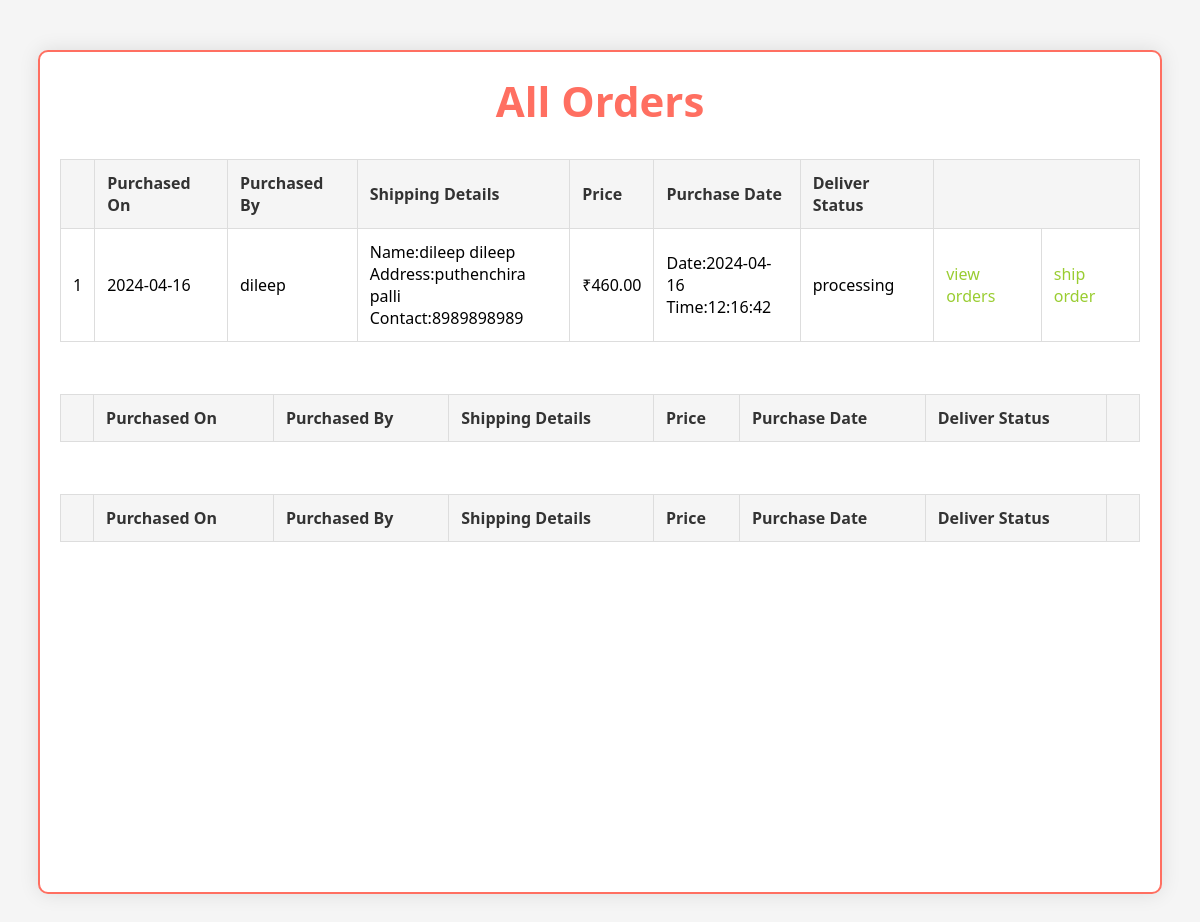
Page /user/all_orders on the committed database.
### bagapp/models.py (models this page shows)
class Orders(models.Model):
    total=models.DecimalField(max_digits=10, decimal_places=2)
    user=models.CharField(max_length=255)
    date = models.CharField(max_length=200,default='not set')
    time = models.CharField(max_length=200,default='not set')
    status = models.CharField(default='pending',max_length=200)
    fname = models.CharField(max_length=100,default='not set')
    lname = models.CharField(max_length=100,default='not set')
    address = models.CharField(max_length=250,default='not set')
    contact = models.CharField(max_length=100,default='not set')
    sstatus = models.CharField(max_length=20,default='not set')

### bagapp/views.py (the view)
# urls.py: path('all_orders',all_orders,name='all_orders'),
def all_orders(request):
    processing = Orders.objects.filter(status='paid',sstatus ='processing')
    shipped = Orders.objects.filter(status='paid',sstatus ='shipped')
    delivered = Orders.objects.filter(status='paid',sstatus ='delivered')
    return render(request, 'all_orders.html', {'processing': processing,'shipped':shipped,'delivered':delivered })

### bagapp/templates/all_orders.html (shortened to what this page needs)
<!DOCTYPE html>
<html lang="en">
<head>
</head>
<body>
  <div class="bill-container">
    <div class="bill-header">
      <h2>All Orders</h2>
    </div>
    <table class="bill-table">
      <tr>
        <th></th>
        <th>Purchased On</th>
        <th>Purchased By</th>
        <th>Shipping Details</th>
        <th>Price</th>
        <th>Purchase Date</th>
        <th>Deliver Status</th>
        <th colspan="2"></th>
      </tr>
      {% for order in processing %}
      <tr>
        <td>{{forloop.counter }}</td>
        <td>{{ order.date }}</td>
        <td>{{order.user}}</td>
        <td>Name:{{order.fname}} {{order.lname}}<br> Address:{{order.address}}<br> Contact:{{order.contact}}</td>
        <td>&#8377;{{ order.total }}</td>
        <td>Date:{{order.date}}<br>Time:{{order.time}}</td>
        <td>{{order.sstatus}}</td>
        <td><a href="{% url 'aordered_items' order.id %}" style="text-decoration: none; color: yellowgreen">view orders</a></td>
        <td><a href="{% url 'ship_order' order.id %}" style="text-decoration: none; color: yellowgreen">ship order</a></td>
      </tr>
      {% endfor %}
    </table>
    <br>
    <table class="bill-table">
      <tr>
        <th></th>
        <th>Purchased On</th>
        <th>Purchased By</th>
        <th>Shipping Details</th>
        <th>Price</th>
        <th>Purchase Date</th>
        <th>Deliver Status</th>
        <th colspan="2"></th>
      </tr>
    </table>
    <br>
    <table class="bill-table">
      <tr>
        <th></th>
        <th>Purchased On</th>
        <th>Purchased By</th>
        <th>Shipping Details</th>
        <th>Price</th>
        <th>Purchase Date</th>
        <th>Deliver Status</th>
        <th></th>
      </tr>
    </table>
  </div>
</body>
</html>

### bagapp/templates/all_orders.html (style rules this page uses)
body { font-family: 'Segoe UI', Tahoma, Geneva, Verdana, sans-serif; background-color: #f5f5f5; margin: 0; padding: 0; display: flex; justify-content: center; align-items: center; flex-direction: column; }
.bill-container { height: 100vh; width: 90%; margin: 50px auto; padding: 20px; border: 2px solid #ff6f61; background-color: #fff; border-radius: 10px; box-shadow: 0 0 20px rgba(0, 0, 0, 0.1); }
.bill-header { text-align: center; margin-bottom: 30px; }
.bill-header h2 { font-size: 42px; font-weight: bold; margin: 0; padding: 0; color: #ff6f61; }
.bill-table { width: 100%; border-collapse: collapse; margin-bottom: 30px; }
.bill-table th, .bill-table td { border: 1px solid #ddd; padding: 12px; text-align: left; font-size: 16px; }
.bill-table th { background-color: #f5f5f5; font-weight: bold; color: #333; }
.bill-table tr:nth-child(odd) { background-color: #f5f5f5; }

### rows in the picture
Orders: date "2024-04-16", user "dileep", fname "dileep", lname "dileep", address "puthenchira palli", contact "8989898989", total "460.00", time "12:16:42", sstatus "processing"
